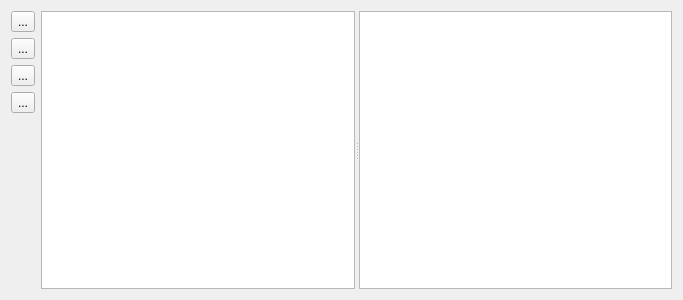
<?xml version="1.0" encoding="UTF-8"?>
<ui version="4.0">
 <class>FileManager</class>
 <widget class="QWidget" name="FileManager">
  <property name="geometry">
   <rect>
    <x>0</x>
    <y>0</y>
    <width>683</width>
    <height>300</height>
   </rect>
  </property>
  <property name="windowTitle">
   <string>Form</string>
  </property>
  <layout class="QHBoxLayout" name="horizontalLayout">
   <item>
    <layout class="QVBoxLayout" name="verticalLayout">
     <item>
      <widget class="QToolButton" name="btn_run">
       <property name="text">
        <string>...</string>
       </property>
      </widget>
     </item>
     <item>
      <widget class="QToolButton" name="btn_save">
       <property name="text">
        <string>...</string>
       </property>
      </widget>
     </item>
     <item>
      <widget class="QToolButton" name="btn_save_as">
       <property name="text">
        <string>...</string>
       </property>
      </widget>
     </item>
     <item>
      <widget class="QToolButton" name="btn_cancel">
       <property name="text">
        <string>...</string>
       </property>
      </widget>
     </item>
     <item>
      <spacer name="verticalSpacer">
       <property name="orientation">
        <enum>Qt::Vertical</enum>
       </property>
       <property name="sizeHint" stdset="0">
        <size>
         <width>20</width>
         <height>40</height>
        </size>
       </property>
      </spacer>
     </item>
    </layout>
   </item>
   <item>
    <widget class="QSplitter" name="splitter">
     <property name="orientation">
      <enum>Qt::Horizontal</enum>
     </property>
     <widget class="QTreeView" name="tv_filemanager"/>
     <widget class="QTextEdit" name="te_filemanager"/>
    </widget>
   </item>
  </layout>
 </widget>
 <tabstops>
  <tabstop>btn_run</tabstop>
  <tabstop>btn_save</tabstop>
  <tabstop>btn_save_as</tabstop>
  <tabstop>btn_cancel</tabstop>
  <tabstop>tv_filemanager</tabstop>
  <tabstop>te_filemanager</tabstop>
 </tabstops>
 <resources/>
 <connections/>
</ui>
